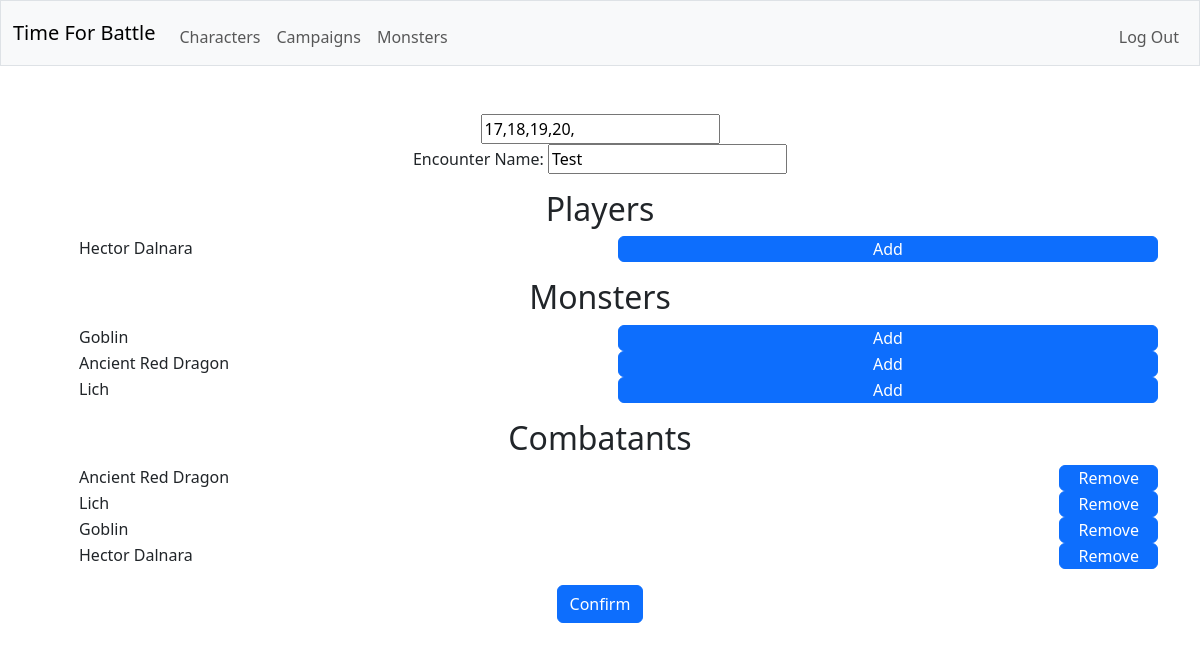
/encounter/1/edit (signed in), run on an earlier commit of the app's database.
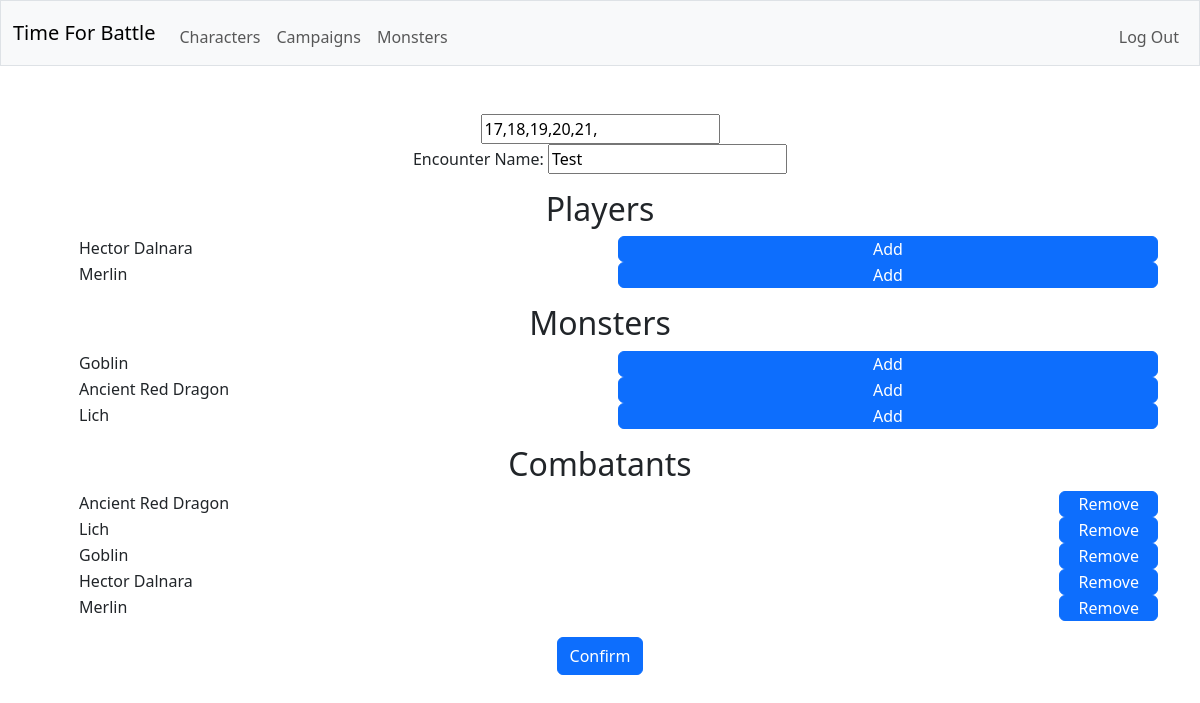
And on a later commit of the database.
### tables this page shows
CREATE TABLE characters (creature_id INTEGER NOT NULL, background TEXT NOT NULL, species TEXT NOT NULL, class TEXT NOT NULL,  prof_bonus INT NOT NULL, species_traits TEXT NOT NULL, feats TEXT NOT NULL, acrobatics INTEGER NOT NULL, animal_handling INTEGER NOT NULL, arcana INTEGER NOT NULL, athletics INTEGER NOT NULL, deception INTEGER NOT NULL, history INTEGER NOT NULL, insight INTEGER NOT NULL, intimidation INTEGER NOT NULL, investigation INTEGER NOT NULL, medicine INTEGER NOT NULL, nature INTEGER NOT NULL, perception INTEGER NOT NULL, performance INTEGER NOT NULL, persuasion INTEGER NOT NULL, religion INTEGER NOT NULL, sleight_of_hand INTEGER NOT NULL, stealth INTEGER NOT NULL, survival INTEGER NOT NULL, FOREIGN KEY (creature_id) REFERENCES creatures(id));

CREATE TABLE creatures (id INTEGER PRIMARY KEY NOT NULL, user_id INTEGER NOT NULL, is_player INTEGER NOT NULL, name TEXT NOT NULL, size TEXT NOT NULL, alignment TEXT NOT NULL, armor_class TEXT NOT NULL, max_hitpoints INTEGER NOT NULL, initiative_bonus INTEGER NOT NULL, speed TEXT NOT NULL, strength INTEGER NOT NULL, dexterity INTEGER NOT NULL, constitution INTEGER NOT NULL, intelligence INTEGER NOT NULL, wisdom INTEGER NOT NULL, charisma INTEGER NOT NULL, strength_save_bonus INTEGER NOT NULL, dexterity_save_bonus INTEGER NOT NULL, constitution_save_bonus INTEGER NOT NULL, intelligence_save_bonus INTEGER NOT NULL, wisdom_save_bonus INTEGER NOT NULL, charisma_save_bonus INTEGER NOT NULL, skills TEXT NOT NULL, senses TEXT NOT NULL, languages TEXT NOT NULL, traits TEXT NOT NULL, FOREIGN KEY (user_id) REFERENCES users(id));

CREATE TABLE monsters (creature_id INTEGER NOT NULL, type TEXT NOT NULL, challenge_rating TEXT NOT NULL, vulnerabilities TEXT NOT NULL, resistances TEXT NOT NULL, immunities TEXT NOT NULL, actions TEXT NOT NULL, bonus_actions TEXT NOT NULL, reactions TEXT NOT NULL, legendary_actions TEXT NOT NULL, FOREIGN KEY (creature_id) REFERENCES creatures(id));

### app.py (the view)
@app.route("/encounter/<encounter_id>/edit", methods=["GET", "POST"])
@login_required
def edit_encounter(encounter_id):
    if encounter_id[:3] == "new":
        encounter = {"id" : encounter_id, "campaign_id" : encounter_id[3:]}
    else:
        with sqlite3.connect(database) as conn:
            conn.row_factory = sqlite3.Row
            cur = conn.cursor()
            cur.execute(
                "SELECT * FROM encounters JOIN campaigns ON campaigns.id = encounters.campaign_id WHERE encounters.id = ?",
                (encounter_id,)
            )
            encounters = [dict(row) for row in cur.fetchall()]
        if len(encounters) != 1:
            return error("not found", 404)
        encounter = encounters[0]
    with sqlite3.connect(database) as conn:
        conn.row_factory = sqlite3.Row
        cur = conn.cursor()
        cur.execute(
            "SELECT * FROM campaigns WHERE id = ?",
            (encounter["campaign_id"],)
        )
        campaigns = [dict(row) for row in cur.fetchall()]
    if len(campaigns) != 1:
        return error("not found", 404)
    campaign = campaigns[0]
    if campaign["dm_id"] != session["user_id"]:
        return error("forbidden", 403)
    if request.method == "POST":
        encounter["name"] = request.form.get("encounter_name")
        encounter["combatant_ids"] = request.form.get("combatant_ids")
        if None in encounter.values():
            return error("missing input", 400)
        if encounter_id[:3] == "new":
            with sqlite3.connect(database) as conn:
                cur = conn.cursor()
                cur.execute(
                    "INSERT INTO encounters (campaign_id, name, status, round_count, turn_combatant_id) VALUES (?, ?, ?, ?, ?) RETURNING id",
                    (encounter["campaign_id"], encounter["name"], "closed", 0, 0)
                )
                encounter_id = cur.fetchone()[0]
                conn.commit()
        else:
            with sqlite3.connect(database) as conn:
                cur = conn.cursor()
                cur.execute(
                    "UPDATE encounters SET name = ? WHERE id = ?",
                    (encounter["name"], encounter_id)
                )
                conn.commit()
            with sqlite3.connect(database) as conn:
                conn.row_factory = sqlite3.Row
                cur = conn.cursor()
                cur.execute(
                    "SELECT * FROM combatants WHERE encounter_id = ?",
                    (encounter_id,)
                )
                existing_combatants = [dict(row) for row in cur.fetchall()]
            for existing_combatant in existing_combatants:
                if request.form.get("name_" + str(existing_combatant["id"])) == None:
                    with sqlite3.connect(database) as conn:
                        cur = conn.cursor()
                        cur.execute(
                            "DELETE FROM combatants WHERE id = ?",
                            (existing_combatant["id"],)
                        )
                        conn.commit()
        for combatant_id in encounter["combatant_ids"].split(","):
            if combatant_id[:4] == "new_" and request.form.get("name_" + combatant_id) != None:
                with sqlite3.connect(database) as conn:
                    conn.row_factory = sqlite3.Row
                    cur = conn.cursor()
                    cur.execute(
                        "SELECT * FROM creatures WHERE id = ?",
                        (combatant_id[4:],)
                    )
                    creatures = [dict(row) for row in cur.fetchall()]
                if len(creatures) == 1:
                    creature = creatures[0]
                    with sqlite3.connect(database) as conn:
                        cur = conn.cursor()
                        cur.execute(
                            "INSERT INTO combatants (encounter_id, creature_id, is_visible, current_hitpoints) VALUES (?, ?, ?, ?)",
                            (encounter_id, creature["id"], creature["is_player"], creature["max_hitpoints"])
                        )
                        conn.commit()
        handle_combatant_sort(encounter_id, namespace="/")
        return redirect("/encounter/" + str(encounter_id))
    else:
        if encounter_id[:3] == "new":
            with sqlite3.connect(database) as conn:
                conn.row_factory = sqlite3.Row
                cur = conn.cursor()
                cur.execute(
                    "SELECT * FROM players JOIN creatures ON players.creature_id = creatures.id JOIN characters ON creatures.id = characters.creature_id WHERE players.campaign_id = ?",
                    (encounter["campaign_id"],)
                )
                players = [dict(row) for row in cur.fetchall()]
            combatants = []
            for player in players:
                combatants.append({"id" : "new_" + str(player["creature_id"]), "name" : player["name"]})
        else:
            with sqlite3.connect(database) as conn:
                conn.row_factory = sqlite3.Row
                cur = conn.cursor()
                cur.execute(
                    "SELECT * FROM combatants JOIN creatures ON creatures.id = combatants.creature_id LEFT JOIN characters ON characters.creature_id = combatants.creature_id LEFT JOIN monsters ON monsters.creature_id = combatants.creature_id WHERE encounter_id = ?",
                    (encounter_id,)
                )
                combatants = [dict(row) for row in cur.fetchall()]
            with sqlite3.connect(database) as conn:
                conn.row_factory = sqlite3.Row
                cur = conn.cursor()
                cur.execute(
                    "SELECT * FROM players JOIN creatures ON players.creature_id = creatures.id JOIN characters ON creatures.id = characters.creature_id WHERE players.campaign_id = ?",
                    (encounter["campaign_id"],)
                )
                players = [dict(row) for row in cur.fetchall()]
        with sqlite3.connect(database) as conn:
            conn.row_factory = sqlite3.Row
            cur = conn.cursor()
            cur.execute(
                "SELECT name, challenge_rating, creature_id FROM monsters JOIN creatures ON monsters.creature_id = creatures.id"
            )
            monsters = [dict(row) for row in cur.fetchall()]
        return render_template("encounter_edit.html", encounter=encounter, combatants=combatants, players=players, monsters=monsters)

### helpers.py (called while the page is built)
def login_required(f):
    @wraps(f)
    def decorated_function(*args, **kwargs):
        if session.get("user_id") is None:
            return redirect("/login")
        return f(*args, **kwargs)
    return decorated_function

### templates/encounter_edit.html (shortened to what this page needs)
{% extends "layout.html" %}
{% block main %}
    <form action="/encounter/{{ encounter.id }}/edit" method="post">
        <input autocomplete="off" id="combatant_ids" name="combatant_ids" value="{% for combatant in combatants %}{{ combatant.id }},{% endfor %}" type="text">
        <div class="mb-3">
            <label>Encounter Name:</label>
            <input autocomplete="off" autofocus name="encounter_name" value="{{ encounter.name }}" type="text" required>
        </div>
        <h2>Players</h2>
        <ul class="formtable">
            {% for player in players %}
                <li>
                    <label>{{ player.name }}</label>
                    <button type="button" onclick="addCombatantFunction('{{ player.creature_id }}','{{ player.name }}')" class="btn btn-primary">Add</button>
                </li>
            {% endfor %}
        </ul>
        <h2>Monsters</h2>
        <ul class="formtable">
            {% for monster in monsters %}
                <li>
                    <label>{{ monster.name }}</label>
                    <button type="button" onclick="addCombatantFunction('{{ monster.creature_id }}','{{ monster.name }}')" class="btn btn-primary">Add</button>
                </li>
            {% endfor %}
        </ul>
        <h2>Combatants</h2>
        <ul class="formtable" id="combatants">
            {% for combatant in combatants %}
                <li name="{{ combatant.id }}">
                    <label>{{ combatant.name }}</label>
                    <button style='width: 10%;' id="{{ combatant.id }}" type="button" onclick="deleteByNameFunction(this)" class="btn btn-primary">Remove</button>
                </li>
            {% endfor %}
        </ul>
        <button class="btn btn-primary" type="submit">Confirm</button>
    </form>
{% endblock %}

What changed in the data, as far as the page shows it:
added characters: name "Merlin"
Also different on the page:
form field combatant_ids: "17,18,19,20," → "17,18,19,20,21,"
